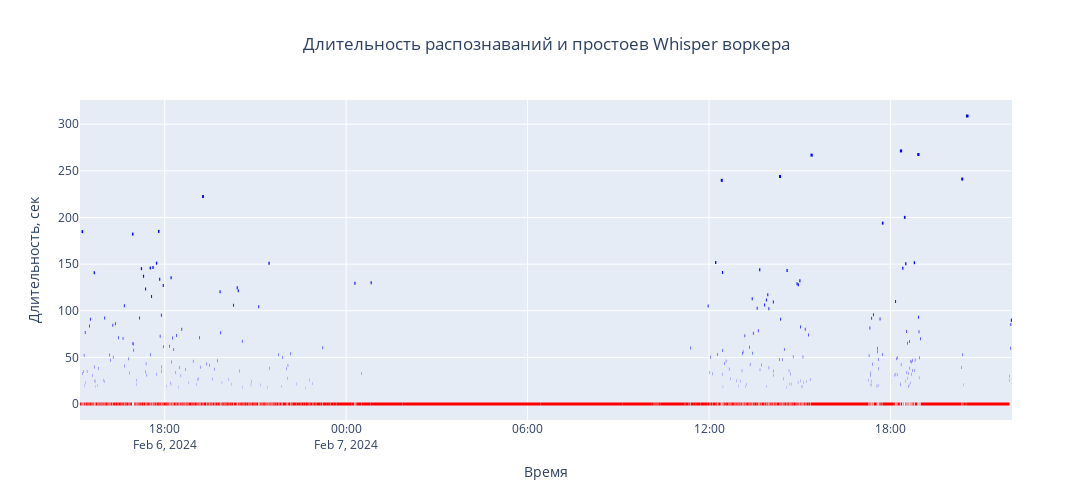
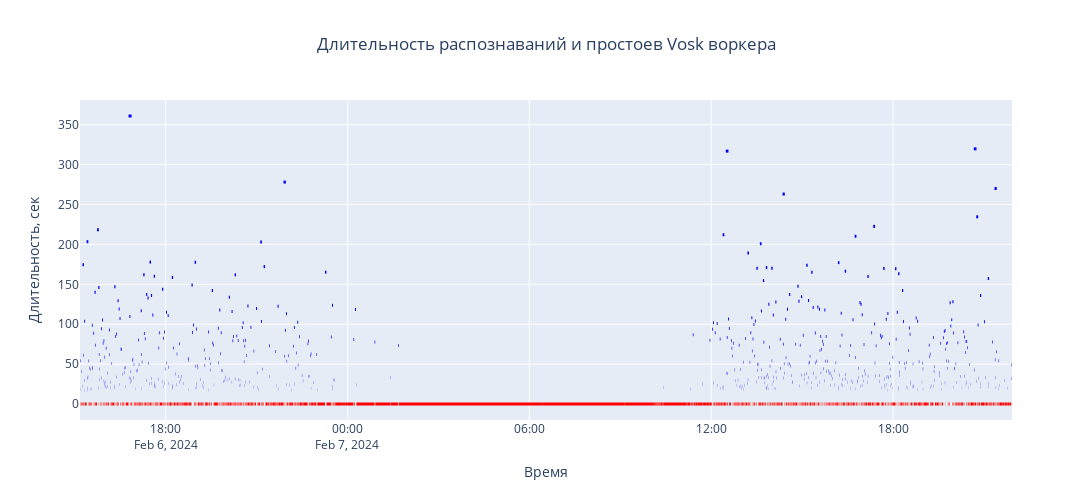

Notebook code for these charts, in order:
### Code cell
fig_idle0_query.show()
fig_idle1_query.show()
